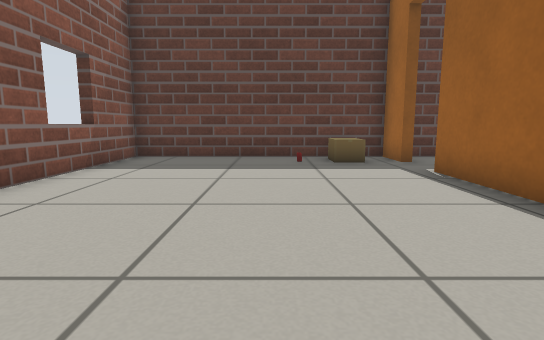
View 1 (above)

14 first-person views from a walk through a Gazebo world. The camera is 0.5 m above the floor, tilts 8° down and sees 80° across. The lines on the ground mark 1 m squares. The floor is counted in squares, 0.5 m on a side. Each view is taken from the middle of a square. On the plan, view 1 faces up. The plan holds only what a view shows up to about 12 squares ahead; the rest is blank. Robots are left out. Simple patterns stand in for the simulator's built-in surfaces. Some surface patterns are stand-ins.

View 2
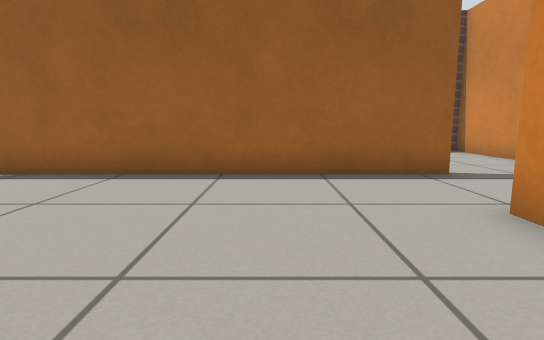

View 3
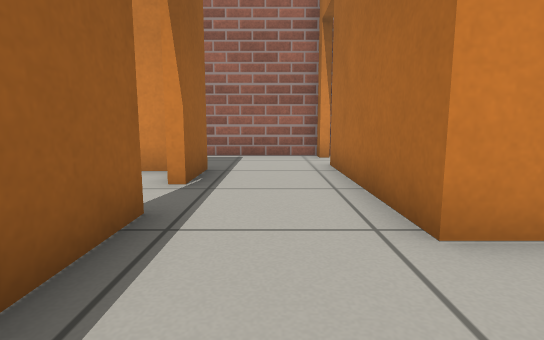

View 4
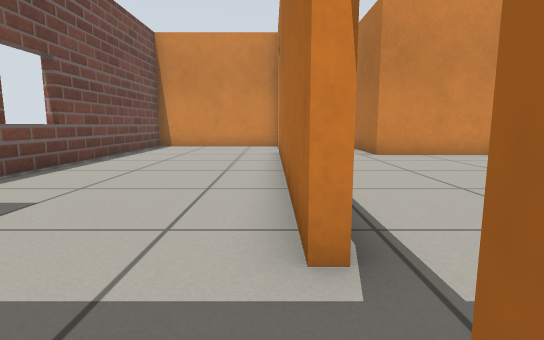

View 5
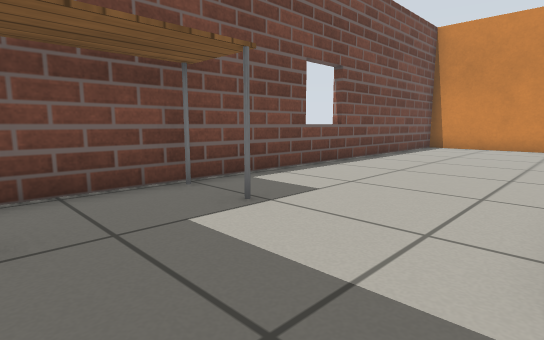

View 6
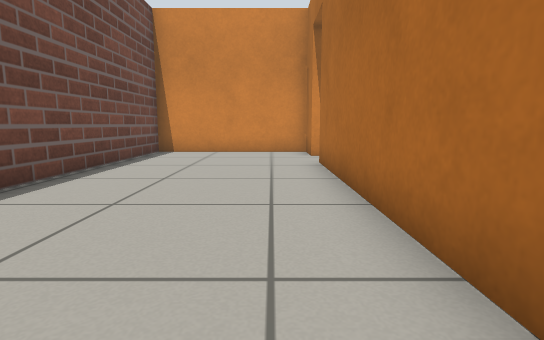

View 7
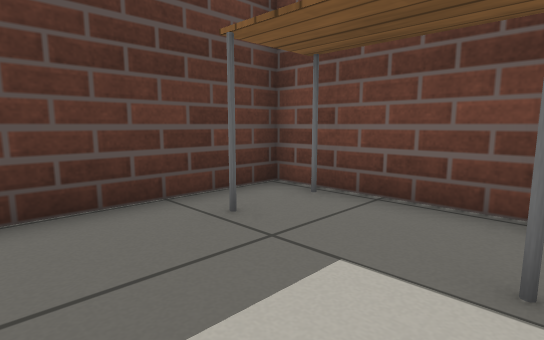

View 8
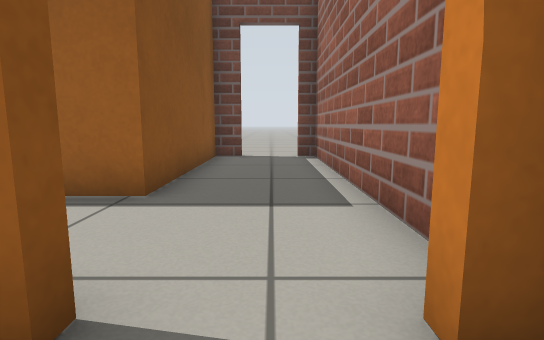

View 9
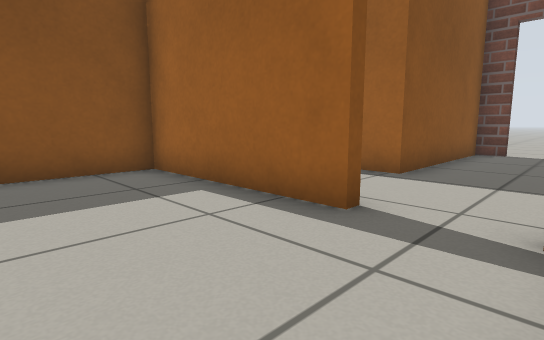

View 10
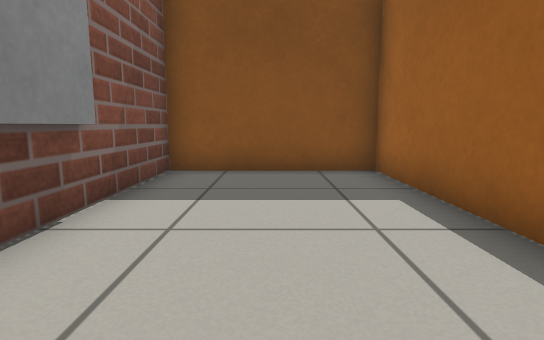

View 11
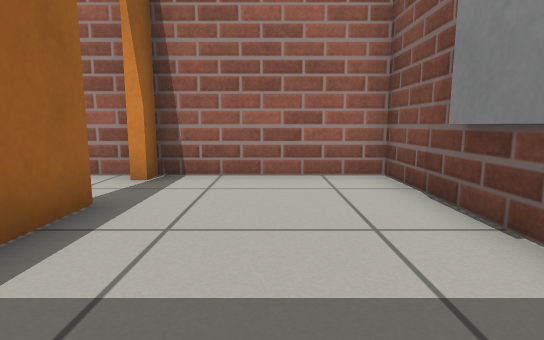

View 12
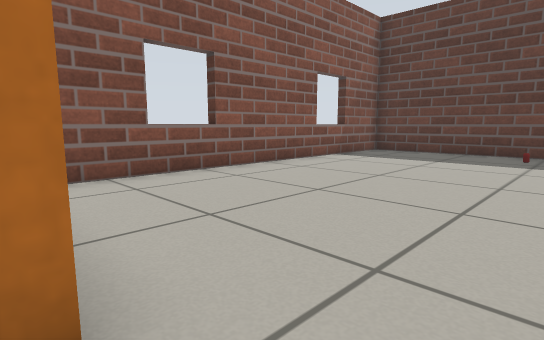

View 13
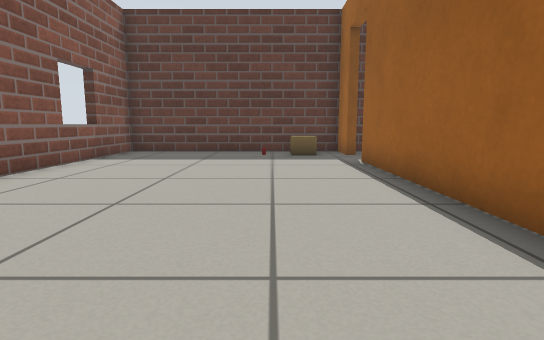

View 14
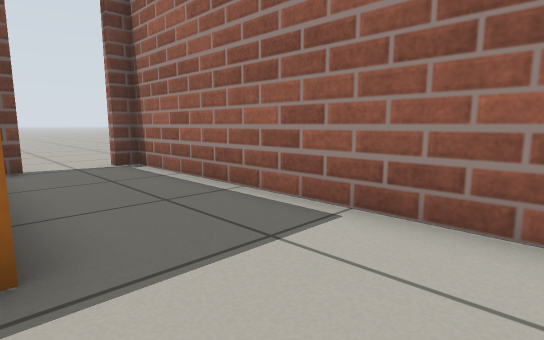

### Floor plan
Ten units are one square. View 1 is at (0, 0); x grows to the right and y downward. Boxes are objects, and circles mark ways between rooms. Rooms are numbered by the first view taken in them; rooms with no view inside come last. Other rooms are left out.
<svg viewBox="-47 -105 144 204">
<path fill="none" stroke="#000" d="M34 26 34 -69M-33 17 6 17 6 70M34 -86 34 -100 -42 -100 -42 8M3 88 6 88 6 94 92 94M92 71 92 62 34 62 34 42M37 -69 37 26M37 42 37 59 92 59 92 -100 41 -100M-42 64 -42 94 3 94 3 88M3 70 3 20 -42 20 -42 55"/>
<rect x="5" y="-95" width="10" height="10" fill="#bbb"><title>other object</title></rect>
<rect x="15" y="-95" width="10" height="10" fill="#bbb"><title>cardboard box</title></rect>
<rect x="65" y="-95" width="20" height="40" fill="#bbb"><title>table</title></rect>
<circle cx="35" cy="35" r="3" fill="#2a7"/>
<circle cx="37" cy="-77" r="3" fill="#2a7"/>
<circle cx="3" cy="77" r="3" fill="#2a7"/>
<text x="10" y="-10">1</text>
<text x="60" y="-20">2</text>
<text x="-20" y="60">3</text>
</svg>
Room 1 opens to room 2. Room 1 opens to room 3.

Where each view was taken, in squares from view 1:
view 1: 0 up, 0 right, facing up
view 2: 1 up, 3 left, facing right
view 3: 1 up, 2 right, facing down
view 4: 9 up, 4 right, facing down
view 5: 9 up, 4 right, facing down-right
view 6: 6 up, 5 right, facing down
view 7: 6 up, 5 right, facing up-right
view 8: 8 down, 1 left, facing right
view 9: 9 down, 3 left, facing up-right
view 10: 9 down, 2 left, facing up
view 11: 3 down, 2 left, facing down
view 12: 2 down, 2 right, facing up-left
view 13: 2 down, 1 right, facing up
view 14: 6 down, 1 right, facing down-right
